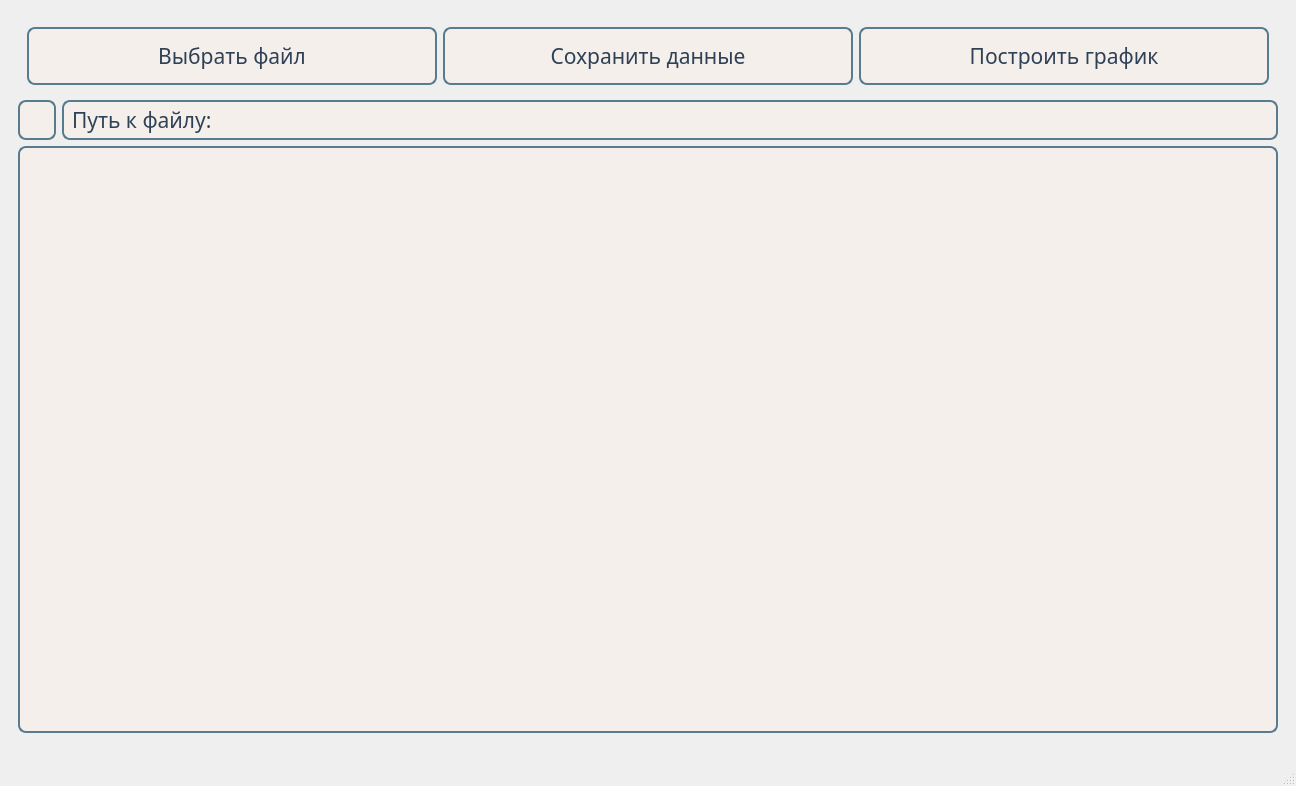
<?xml version="1.0" encoding="UTF-8"?>
<ui version="4.0">
 <class>MainWindow</class>
 <widget class="QMainWindow" name="MainWindow">
  <property name="geometry">
   <rect>
    <x>0</x>
    <y>0</y>
    <width>1296</width>
    <height>786</height>
   </rect>
  </property>
  <property name="font">
   <font>
    <family>Secession Text</family>
    <pointsize>16</pointsize>
    <weight>50</weight>
    <italic>false</italic>
    <bold>false</bold>
   </font>
  </property>
  <property name="windowTitle">
   <string>CheCloud</string>
  </property>
  <property name="windowIcon">
   <iconset resource="../static/resources/resources.qrc">
    <normaloff>:/icons/main_icon.ico</normaloff>:/icons/main_icon.ico</iconset>
  </property>
  <property name="statusTip">
   <string/>
  </property>
  <property name="autoFillBackground">
   <bool>false</bool>
  </property>
  <property name="styleSheet">
   <string notr="true">background-color: qlineargradient(
	spread:pad,
	x1:0,
	y1:0,
	x2:1,
	y2:1,
	stop:0 #c8d9e6,
	stop:1 #567c8d
);

font: 16pt &quot;Secession Text&quot;;</string>
  </property>
  <property name="iconSize">
   <size>
    <width>24</width>
    <height>24</height>
   </size>
  </property>
  <widget class="QWidget" name="centralwidget">
   <property name="enabled">
    <bool>true</bool>
   </property>
   <layout class="QGridLayout" name="gridLayout_2">
    <item row="0" column="0">
     <widget class="QFrame" name="main_layout">
      <property name="styleSheet">
       <string notr="true"/>
      </property>
      <layout class="QGridLayout" name="gridLayout">
       <item row="1" column="0">
        <widget class="QLabel" name="file_path_icon">
         <property name="minimumSize">
          <size>
           <width>24</width>
           <height>24</height>
          </size>
         </property>
         <property name="maximumSize">
          <size>
           <width>38</width>
           <height>64</height>
          </size>
         </property>
         <property name="styleSheet">
          <string notr="true">color: #2f4156;
background-color: #f5efeb;
border: 2px solid #567c8d;
border-radius: 8px;	
padding: 3px;</string>
         </property>
         <property name="text">
          <string/>
         </property>
         <property name="pixmap">
          <pixmap resource="../static/resources/resources.qrc">:/icons/file_path_24dp.svg</pixmap>
         </property>
        </widget>
       </item>
       <item row="4" column="0" colspan="2">
        <widget class="QTableView" name="data_table">
         <property name="minimumSize">
          <size>
           <width>0</width>
           <height>0</height>
          </size>
         </property>
         <property name="styleSheet">
          <string notr="true">QTableView {
	background-color: #f5efeb;
	gridline-color: #d0d0d0;
	border: 2px solid #567c8d;
  	border-radius: 8px;
}
QHeaderView::section { /* Заголовки столбцов */
  background-color: #e0d6cd; /* Светло-бежевый фон заголовков */
  color: #2f4156; /* Темно-синий текст заголовков */
  border: 1px solid #d0d0d0; /* Бордюр заголовков */
  padding: 5px;
}
QTableView QAbstractItemView::item {
    border: 0.5px solid #e0d6cd; /* Тонкая граница для ячеек */
}

QTableView::item:selected{
    background-color: #c8d9e6;
}

QTableView::item:hover{
    background-color: #e0d6cd;
}
</string>
         </property>
        </widget>
       </item>
       <item row="1" column="1">
        <widget class="QLabel" name="file_path_label">
         <property name="minimumSize">
          <size>
           <width>0</width>
           <height>0</height>
          </size>
         </property>
         <property name="mouseTracking">
          <bool>false</bool>
         </property>
         <property name="autoFillBackground">
          <bool>false</bool>
         </property>
         <property name="styleSheet">
          <string notr="true">QLabel {
	color: #2f4156;
	background-color: #f5efeb;
	font: 14pt &quot;Secession Light&quot;;
  	border: 2px solid #567c8d;
  	border-radius: 8px;
	padding: 3px;
}</string>
         </property>
         <property name="text">
          <string>Путь к файлу: </string>
         </property>
         <property name="textFormat">
          <enum>Qt::AutoText</enum>
         </property>
         <property name="scaledContents">
          <bool>false</bool>
         </property>
         <property name="wordWrap">
          <bool>false</bool>
         </property>
         <property name="openExternalLinks">
          <bool>false</bool>
         </property>
        </widget>
       </item>
       <item row="0" column="0" colspan="2">
        <widget class="QFrame" name="main_buttons_panel">
         <property name="enabled">
          <bool>true</bool>
         </property>
         <property name="styleSheet">
          <string notr="true">background-color: rgbargba(200, 217, 230, 0);</string>
         </property>
         <layout class="QGridLayout" name="gridLayout_3">
          <item row="0" column="0">
           <widget class="QPushButton" name="choice_button">
            <property name="styleSheet">
             <string notr="true">QPushButton {
  background-color: #f5efeb;
  color: #2f4156;
  border: 2px solid #567c8d;
  border-radius: 8px;
  padding: 12px 25px;
}
QPushButton:hover {
  background-color: #e0d6cd;
}
QPushButton:pressed {
  background-color: #c8d9e6;
  padding-top: 12px; /* Поднимаем padding для имитации вдавливания */
  padding-bottom: 10px;
}
</string>
            </property>
            <property name="text">
             <string>Выбрать файл</string>
            </property>
            <property name="icon">
             <iconset resource="../static/resources/resources.qrc">
              <normaloff>:/icons/file_draft_24dp.svg</normaloff>:/icons/file_draft_24dp.svg</iconset>
            </property>
            <property name="iconSize">
             <size>
              <width>24</width>
              <height>24</height>
             </size>
            </property>
           </widget>
          </item>
          <item row="0" column="1">
           <widget class="QPushButton" name="save_button">
            <property name="styleSheet">
             <string notr="true">QPushButton {
  background-color: #f5efeb;
  color: #2f4156;
  border: 2px solid #567c8d;
  border-radius: 8px;
  padding: 12px 25px;
}
QPushButton:hover {
  background-color: #e0d6cd;
}
QPushButton:pressed {
  background-color: #c8d9e6;
  padding-top: 12px; /* Поднимаем padding для имитации вдавливания */
  padding-bottom: 10px;
}
</string>
            </property>
            <property name="text">
             <string>Сохранить данные</string>
            </property>
            <property name="icon">
             <iconset resource="../static/resources/resources.qrc">
              <normaloff>:/icons/save_24dp.svg</normaloff>:/icons/save_24dp.svg</iconset>
            </property>
            <property name="iconSize">
             <size>
              <width>24</width>
              <height>24</height>
             </size>
            </property>
           </widget>
          </item>
          <item row="0" column="2">
           <widget class="QPushButton" name="build_graph_button">
            <property name="styleSheet">
             <string notr="true">QPushButton {
  background-color: #f5efeb;
  color: #2f4156;
  border: 2px solid #567c8d;
  border-radius: 8px;
  padding: 12px 25px;
}
QPushButton:hover {
  background-color: #e0d6cd;
}
QPushButton:pressed {
  background-color: #c8d9e6;
  padding-top: 12px;
  padding-bottom: 10px;
}
</string>
            </property>
            <property name="text">
             <string>Построить график</string>
            </property>
            <property name="icon">
             <iconset resource="../static/resources/resources.qrc">
              <normaloff>:/icons/graph_24dp.svg</normaloff>:/icons/graph_24dp.svg</iconset>
            </property>
            <property name="iconSize">
             <size>
              <width>24</width>
              <height>24</height>
             </size>
            </property>
           </widget>
          </item>
         </layout>
         <zorder>save_button</zorder>
         <zorder>build_graph_button</zorder>
         <zorder>choice_button</zorder>
        </widget>
       </item>
      </layout>
     </widget>
    </item>
   </layout>
  </widget>
  <widget class="QStatusBar" name="statusbar"/>
 </widget>
 <resources>
  <include location="../static/resources/resources.qrc"/>
 </resources>
 <connections/>
</ui>
